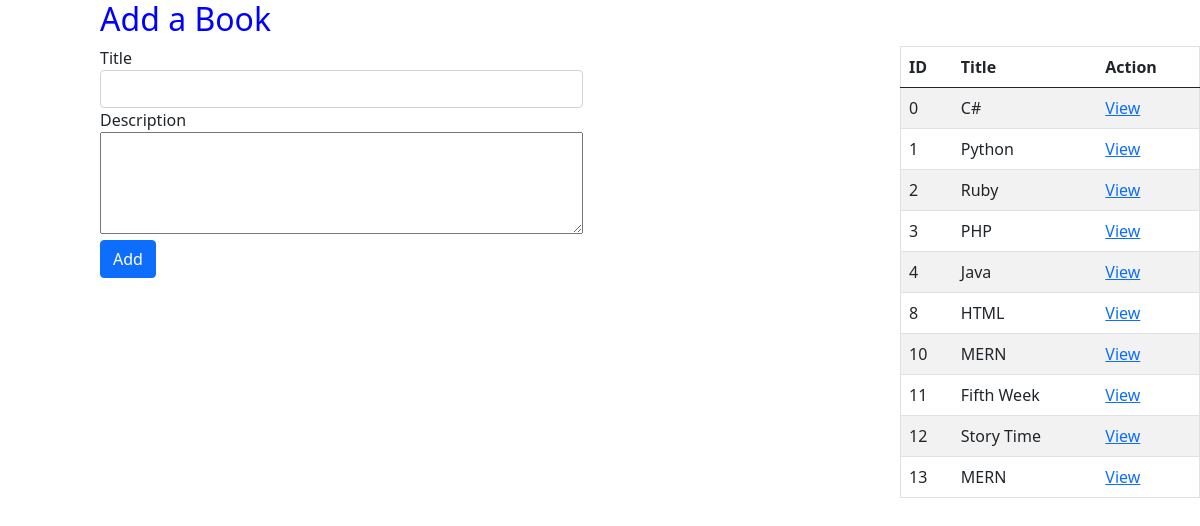
The page / on the database its author committed.
### app_book/models.py (models this page shows)
class Books(models.Model):
    title = models.CharField(max_length=255)
    Desc=models.TextField()
    created_at = models.DateTimeField(auto_now_add=True)
    updated_at = models.DateTimeField(auto_now=True)

### app_book/views.py (the view)
# urls.py: path('', views.index),
def index(request):
    context={
        "all_books": Books.objects.all()
        }
    return render(request,"index.html", context)

### app_book/templates/index.html (shortened to what this page needs)
<!DOCTYPE html>
<html lang="en">
<head>
    <link href="https://cdn.jsdelivr.net/npm/bootstrap@5.0.0-beta1/dist/css/bootstrap.min.css" rel="stylesheet"
>
</head>
<body>
    <h2>Add a Book</h2>
    <article>
        <div>
            <form action="/addbook" method="post">
                <div class="form-group">
                    <label for="title">Title</label>
                    <input type="text" class="form-control" name="title">
                </div>
                <div class="form-group">
                    <label for="description">Description</label><br>
                    <textarea id="w3review" name="desc" rows="4" cols="50">
            </textarea>
                </div>
                <input type="submit" class="btn btn-primary" value="Add">
            </form>
        </div>
        <div>
            <table class="table table-striped">
                <thead>
                    <tr>
                        <th scope="col">ID</th>
                        <th scope="col">Title</th>
                        <th scope="col">Action</th>
                    </tr>
                </thead>
                <tbody>
                    {% for book in all_books%}
                    <tr>
                        <td>{{book.id}}</td>
                        <td>{{book.title}}</td>
                        <td><a href="/bookinfo/{{book.id}}">View</a></td>
                    </tr>
                    {% endfor%}
                </tbody>
            </table>
        </div>
    </article>
</body>
</html>

### app_book/templates/index.html (style rules this page uses)
h2 { color: blue; }
article { display: flex; justify-content: space-between; }
table { margin-right: 100px; border: 1px solid black; }
form, h2 { margin-left: 100px; }

### rows shown on the page
Books: id "0", title "C#"
Books: id "1", title "Python"
Books: id "2", title "Ruby"
Books: id "3", title "PHP"
Books: id "4", title "Java"
Books: id "8", title "HTML"
Books: id "10", title "MERN"
Books: id "11", title "Fifth Week"
Books: id "12", title "Story Time"
Books: id "13", title "MERN"
